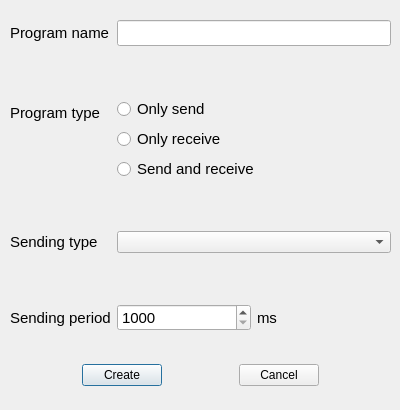
<?xml version="1.0" encoding="UTF-8"?>
<ui version="4.0">
 <class>ProgramBuilderWindow</class>
 <widget class="QDialog" name="ProgramBuilderWindow">
  <property name="geometry">
   <rect>
    <x>0</x>
    <y>0</y>
    <width>400</width>
    <height>410</height>
   </rect>
  </property>
  <property name="minimumSize">
   <size>
    <width>400</width>
    <height>410</height>
   </size>
  </property>
  <property name="maximumSize">
   <size>
    <width>400</width>
    <height>410</height>
   </size>
  </property>
  <property name="windowTitle">
   <string>Dialog</string>
  </property>
  <widget class="QWidget" name="formLayoutWidget">
   <property name="geometry">
    <rect>
     <x>10</x>
     <y>20</y>
     <width>381</width>
     <height>311</height>
    </rect>
   </property>
   <layout class="QFormLayout" name="formLayout">
    <item row="0" column="0">
     <widget class="QLabel" name="label">
      <property name="font">
       <font>
        <pointsize>11</pointsize>
       </font>
      </property>
      <property name="text">
       <string>Program name</string>
      </property>
     </widget>
    </item>
    <item row="0" column="1">
     <widget class="QLineEdit" name="lineEditName">
      <property name="font">
       <font>
        <pointsize>11</pointsize>
       </font>
      </property>
      <property name="text">
       <string/>
      </property>
      <property name="maxLength">
       <number>20</number>
      </property>
     </widget>
    </item>
    <item row="1" column="1">
     <spacer name="verticalSpacer">
      <property name="orientation">
       <enum>Qt::Vertical</enum>
      </property>
      <property name="sizeHint" stdset="0">
       <size>
        <width>20</width>
        <height>40</height>
       </size>
      </property>
     </spacer>
    </item>
    <item row="2" column="0">
     <widget class="QLabel" name="label_2">
      <property name="font">
       <font>
        <pointsize>11</pointsize>
       </font>
      </property>
      <property name="text">
       <string>Program type</string>
      </property>
     </widget>
    </item>
    <item row="2" column="1">
     <layout class="QVBoxLayout" name="verticalLayout">
      <item>
       <widget class="QRadioButton" name="radioButtonSend">
        <property name="font">
         <font>
          <pointsize>11</pointsize>
         </font>
        </property>
        <property name="text">
         <string>Only send</string>
        </property>
       </widget>
      </item>
      <item>
       <widget class="QRadioButton" name="radioButtonReceive">
        <property name="font">
         <font>
          <pointsize>11</pointsize>
         </font>
        </property>
        <property name="text">
         <string>Only receive</string>
        </property>
       </widget>
      </item>
      <item>
       <widget class="QRadioButton" name="radioButtonAll">
        <property name="font">
         <font>
          <pointsize>11</pointsize>
         </font>
        </property>
        <property name="text">
         <string>Send and receive</string>
        </property>
       </widget>
      </item>
     </layout>
    </item>
    <item row="3" column="1">
     <spacer name="verticalSpacer_2">
      <property name="orientation">
       <enum>Qt::Vertical</enum>
      </property>
      <property name="sizeHint" stdset="0">
       <size>
        <width>20</width>
        <height>40</height>
       </size>
      </property>
     </spacer>
    </item>
    <item row="4" column="0">
     <widget class="QLabel" name="label_3">
      <property name="font">
       <font>
        <pointsize>11</pointsize>
       </font>
      </property>
      <property name="text">
       <string>Sending type</string>
      </property>
     </widget>
    </item>
    <item row="5" column="1">
     <spacer name="verticalSpacer_3">
      <property name="orientation">
       <enum>Qt::Vertical</enum>
      </property>
      <property name="sizeHint" stdset="0">
       <size>
        <width>20</width>
        <height>40</height>
       </size>
      </property>
     </spacer>
    </item>
    <item row="6" column="0">
     <widget class="QLabel" name="label_4">
      <property name="font">
       <font>
        <pointsize>11</pointsize>
       </font>
      </property>
      <property name="text">
       <string>Sending period</string>
      </property>
     </widget>
    </item>
    <item row="6" column="1">
     <layout class="QHBoxLayout" name="horizontalLayout">
      <item>
       <widget class="QSpinBox" name="spinBoxPeriod">
        <property name="font">
         <font>
          <pointsize>11</pointsize>
         </font>
        </property>
        <property name="minimum">
         <number>1000</number>
        </property>
        <property name="maximum">
         <number>60000</number>
        </property>
       </widget>
      </item>
      <item>
       <widget class="QLabel" name="label_5">
        <property name="font">
         <font>
          <pointsize>11</pointsize>
         </font>
        </property>
        <property name="text">
         <string>ms</string>
        </property>
       </widget>
      </item>
     </layout>
    </item>
    <item row="4" column="1">
     <widget class="QComboBox" name="comboBoxSendingType"/>
    </item>
   </layout>
  </widget>
  <widget class="QWidget" name="horizontalLayoutWidget_2">
   <property name="geometry">
    <rect>
     <x>10</x>
     <y>350</y>
     <width>381</width>
     <height>51</height>
    </rect>
   </property>
   <layout class="QHBoxLayout" name="horizontalLayout_2">
    <item>
     <spacer name="horizontalSpacer_2">
      <property name="orientation">
       <enum>Qt::Horizontal</enum>
      </property>
      <property name="sizeHint" stdset="0">
       <size>
        <width>40</width>
        <height>20</height>
       </size>
      </property>
     </spacer>
    </item>
    <item>
     <widget class="QPushButton" name="pushButtonCreate">
      <property name="text">
       <string>Create</string>
      </property>
     </widget>
    </item>
    <item>
     <spacer name="horizontalSpacer">
      <property name="orientation">
       <enum>Qt::Horizontal</enum>
      </property>
      <property name="sizeHint" stdset="0">
       <size>
        <width>40</width>
        <height>20</height>
       </size>
      </property>
     </spacer>
    </item>
    <item>
     <widget class="QPushButton" name="pushButtonCancel">
      <property name="text">
       <string>Cancel</string>
      </property>
     </widget>
    </item>
    <item>
     <spacer name="horizontalSpacer_3">
      <property name="orientation">
       <enum>Qt::Horizontal</enum>
      </property>
      <property name="sizeHint" stdset="0">
       <size>
        <width>40</width>
        <height>20</height>
       </size>
      </property>
     </spacer>
    </item>
   </layout>
  </widget>
 </widget>
 <resources/>
 <connections/>
</ui>
